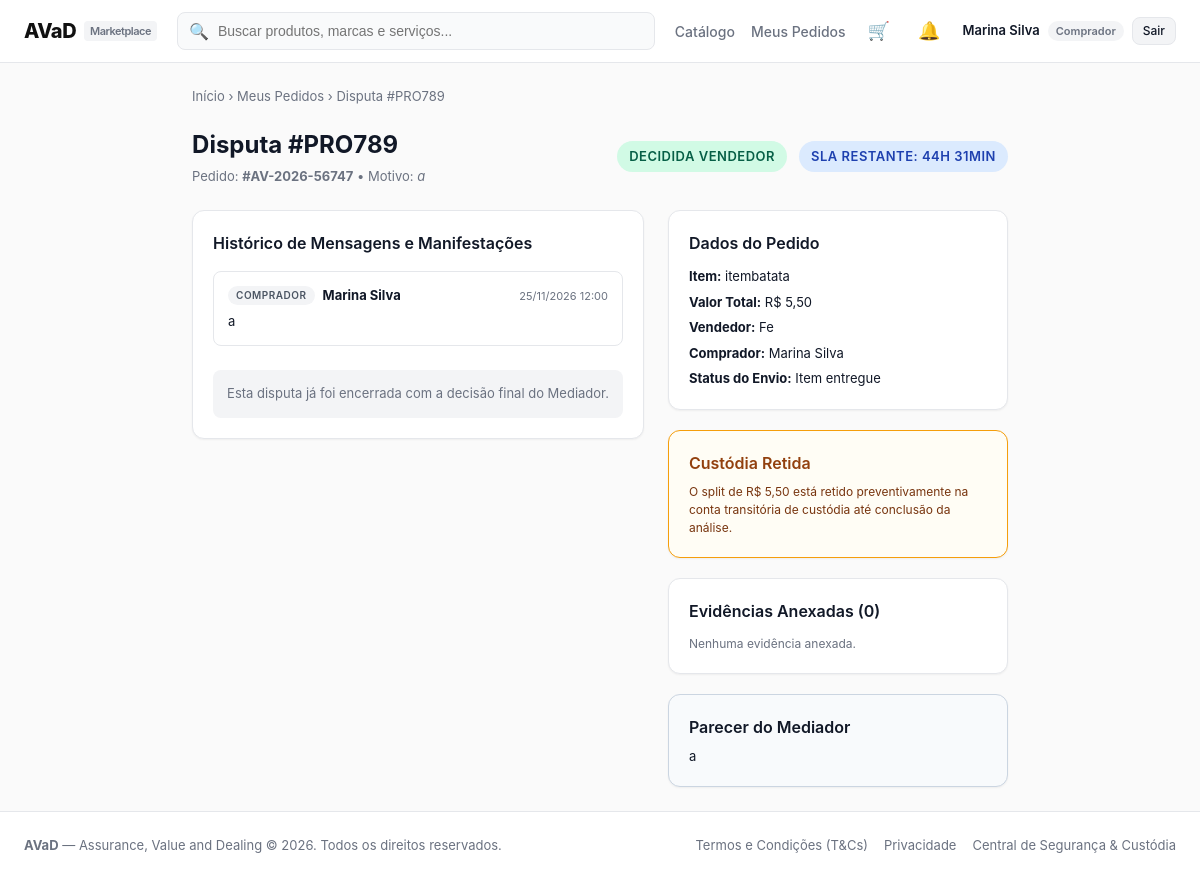
/disputes/detail/2/ (signed in), run on an earlier commit of the app's database.
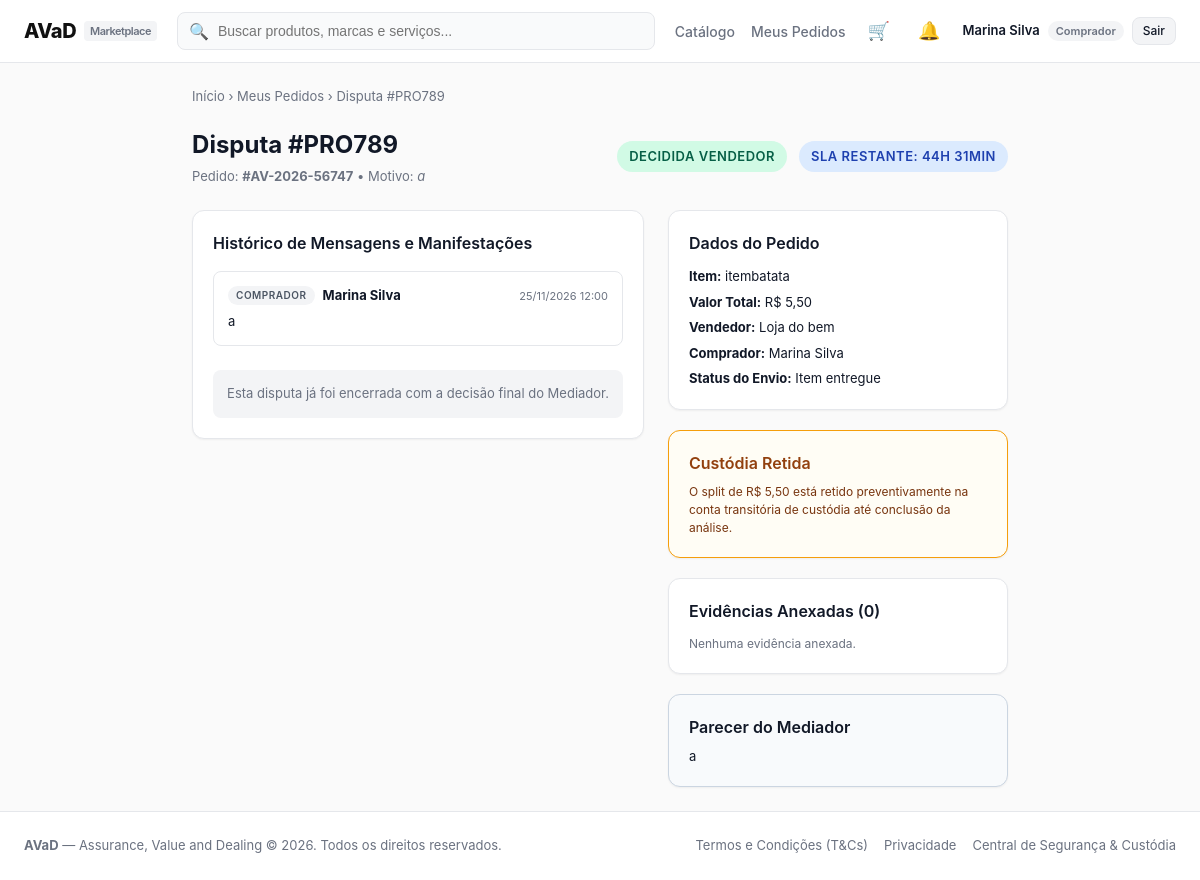
And on a later commit of the database.
### orders/models.py (models this page shows, shortened)
class Order(models.Model):
    codigo = models.CharField(max_length=20, unique=True, default=generate_order_code)
    comprador = models.ForeignKey(User, on_delete=models.CASCADE, related_name='compras')
    vendedor = models.ForeignKey(User, on_delete=models.CASCADE, related_name='vendas')
    produto = models.ForeignKey('catalog.Product', on_delete=models.CASCADE)
    quantidade = models.PositiveIntegerField(default=1)
    preco_unitario = models.DecimalField(max_digits=10, decimal_places=2)
    valor_frete = models.DecimalField(max_digits=10, decimal_places=2, default=0)
    metodo_frete = models.CharField(max_length=20, choices=METODO_FRETE_CHOICES, default='pac')
    prazo_dias = models.PositiveIntegerField(default=7)
    valor_total = models.DecimalField(max_digits=10, decimal_places=2)
    forma_pagamento = models.CharField(max_length=20, choices=FORMA_PAGAMENTO_CHOICES, default='cartao')
    parcelas = models.PositiveIntegerField(default=1)
    cep_entrega = models.CharField(max_length=10, blank=True)
    endereco_entrega = models.TextField(blank=True)
    codigo_rastreio = models.CharField(max_length=20, blank=True, default='')
    status = models.CharField(max_length=30, choices=STATUS_CHOICES, default='aguardando_pagamento')
    recebimento_confirmado = models.BooleanField(default=False)
    entregue_em = models.DateTimeField(null=True, blank=True)  # quando o pedido passou a 'entregue'
    criado_em = models.DateTimeField(auto_now_add=True)
    class Meta:
        ordering = ['-criado_em']

### accounts/models.py (models this page shows, shortened)
class UserProfile(models.Model):
    user = models.OneToOneField(User, on_delete=models.CASCADE, related_name='profile')
    nome = models.CharField(max_length=16)
    data_nascimento = models.DateField()
    cpf = models.CharField(max_length=14, unique=True)
    cnpj = models.CharField(max_length=18, blank=True, null=True, unique=True)
    tem_cnpj = models.BooleanField(default=False)
    email_verificado = models.BooleanField(default=False)
    is_mediador = models.BooleanField(default=False)
    conta_bancaria_bloqueada = models.BooleanField(default=False)
    suspenso = models.BooleanField(default=False)
    token_verificacao = models.CharField(max_length=64, blank=True, null=True)
    nome_loja = models.CharField(max_length=64, blank=True, null=True)  # nome público como vendedor
    meta_mensal = models.DecimalField(max_digits=12, decimal_places=2, default=Decimal('25000.00'),
                                      validators=[MinValueValidator(Decimal('1.00'))])

### catalog/models.py (models this page shows, shortened)
class Product(models.Model):
    vendedor = models.ForeignKey(User, on_delete=models.CASCADE, related_name='products')
    titulo = models.CharField(max_length=200)
    categoria = models.CharField(max_length=50, choices=CATEGORIAS)
    descricao = models.TextField()
    caracteristicas = models.TextField(blank=True, help_text='Uma característica por linha')
    preco = models.DecimalField(max_digits=10, decimal_places=2)
    estoque = models.PositiveIntegerField(default=0)
    imagem = models.ImageField(upload_to='products/', blank=True, null=True)
    frete_gratis = models.BooleanField(default=False)
    ativo = models.BooleanField(default=True)
    removido = models.BooleanField(default=False)  # anúncio removido pelo vendedor (some da loja e da lista)
    criado_em = models.DateTimeField(auto_now_add=True)
    class Meta:
        ordering = ['-criado_em']

### disputes/views.py (the view)
# urls.py: path('detail/<int:dispute_id>/', views.dispute_detail_view, name='dispute_detail'),
@login_required
def dispute_detail_view(request, dispute_id):
    dispute = get_object_or_404(Dispute, pk=dispute_id)
    if not e_parte_do_pedido(request, dispute.comprador, dispute.vendedor):
        messages.error(request, 'Acesso não autorizado.')
        return redirect(pagina_inicial(request))
    if request.method == 'POST':
        form = DisputeMessageForm(request.POST, request.FILES)
        if form.is_valid():
            msg_text = form.cleaned_data['mensagem']
            papel = tipo_usuario(request)  # comprador, vendedor ou mediador, conforme o login
            DisputeMessage.objects.create(
                disputa=dispute,
                autor=request.user,
                papel=papel,
                mensagem=msg_text
            )
            autor = request.user.profile.nome if hasattr(request.user, 'profile') else request.user.username
            salvar_evidencia(form, dispute, request.user, f'Anexo enviado por {autor} ({papel})')
            notificar_mensagem_disputa(dispute, papel)
            messages.success(request, 'Mensagem enviada com sucesso!')
            return redirect('disputes:dispute_detail', dispute_id=dispute.id)
    else:
        form = DisputeMessageForm()
    messages_list = dispute.messages.all().order_by('criado_em')
    evidences = dispute.evidences.all()
    return render(request, 'disputes/dispute_detail.html', {
        'dispute': dispute,
        'order': dispute.pedido,
        'form': form,
        'messages_list': messages_list,
        'evidences': evidences,
    })

### disputes/forms.py
class DisputeMessageForm(EvidenciaFormMixin):
    mensagem = forms.CharField(label='',
                               widget=forms.Textarea(attrs={
                                   'class': 'form-input',
                                   'rows': 2,
                                   'placeholder': 'Responder às partes...'
                               }))

### accounts/roles.py (called while the page is built, shortened)
def tipo_usuario(request):
    if not request.user.is_authenticated:
        return None
    tipo = request.session.get('tipo_usuario')
    return tipo if tipo in TIPOS else COMPRADOR

def e_parte_do_pedido(request, comprador, vendedor):
    tipo = tipo_usuario(request)
    if tipo == COMPRADOR:
        return request.user == comprador

### disputes/models.py (called while the page is built)
    @property
    def sla_restante(self):
        if self.sla_limite:
            delta = self.sla_limite - timezone.now()
            if delta.total_seconds() > 0:
                hours = int(delta.total_seconds() // 3600)
                minutes = int((delta.total_seconds() % 3600) // 60)
                return f"{hours}h {minutes}min"
        return "Expirado"

### orders/cart.py (called while the page is built)
    def _qs(self):
        return CartItem.objects.filter(usuario=self.user)

### templates/disputes/dispute_detail.html (shortened to what the changed rows need)
{% extends "base.html" %}
{% block content %}
<div style="display: flex; justify-content: space-between; align-items: center; margin-bottom: 24px; flex-wrap: wrap; gap: 12px;">
  <div>
    <h1 style="font-size: 24px; font-weight: 700;">Disputa {{ dispute.codigo }}</h1>
    <div style="font-size: 13px; color: var(--text-muted); margin-top: 4px;">
      Pedido: <strong>{{ order.codigo }}</strong> &bull; Motivo: <em>{{ dispute.motivo }}</em>
    </div>
  </div>
</div>
<div style="display: grid; grid-template-columns: 1fr 340px; gap: 24px;">
  <div style="display: flex; flex-direction: column; gap: 20px;">
    <div class="card">
      <div style="font-size: 13px; display: flex; flex-direction: column; gap: 6px;">
        <div><strong>Item:</strong> {{ order.produto.titulo }}</div>
        <div><strong>Valor Total:</strong> R$ {{ order.valor_total }}</div>
        <div><strong>Vendedor:</strong> {{ order.vendedor.profile.nome_loja|default:order.vendedor.profile.nome }}</div>
        <div><strong>Comprador:</strong> {{ order.comprador.profile.nome|default:order.comprador.username }}</div>
        <div><strong>Status do Envio:</strong> {{ order.get_status_display }}</div>
      </div>
    </div>
    <div class="card" style="border-color: #F59E0B; background-color: #FFFDF5;">
      <h3 class="card-title" style="color: #92400E; margin-bottom: 8px;">Custódia Retida</h3>
      <p style="font-size: 12px; color: #78350F; line-height: 1.5;">
        O split de R$ {{ order.valor_total }} está retido preventivamente na conta transitória de custódia até conclusão da análise.
      </p>
    </div>
  </div>
</div>
{% endblock %}

What changed in the data, as far as the page shows it:
changed through a linked row, Order "Item entregue": vendedor.profile.nome_loja "Fe" → "Loja do bem"
